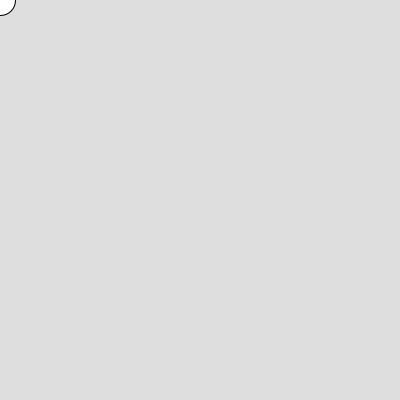
Frame 1 (no input)
Frame 60 (the mouse pressed at the canvas centre just before this capture): identical to frame 1, image omitted
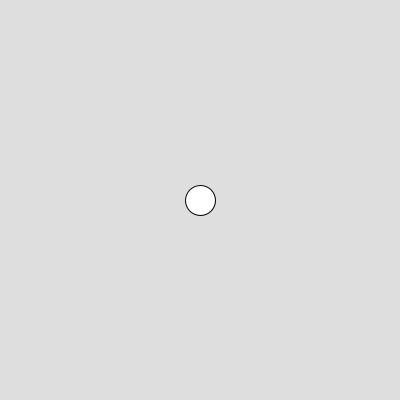
Frame 120 (the mouse held since frame 60 and released just before this capture)

The Processing sketch that drew these frames (run headless with seeded random() and noise(); from frame 60 on, the mouse is pressed at the canvas centre):

// Processing sketch: sesion1_ejercicio3
// ── sesion1_ejercicio3.pde
/*
Session 1 Exercise 3
 */
void setup() {
  size(400, 400);
}
void draw() {
  background(222);
  //Draw an ellipse that moves according to "X" and "Y" mouse coordinates 
  ellipse(mouseX, mouseY, 30, 30);
}
